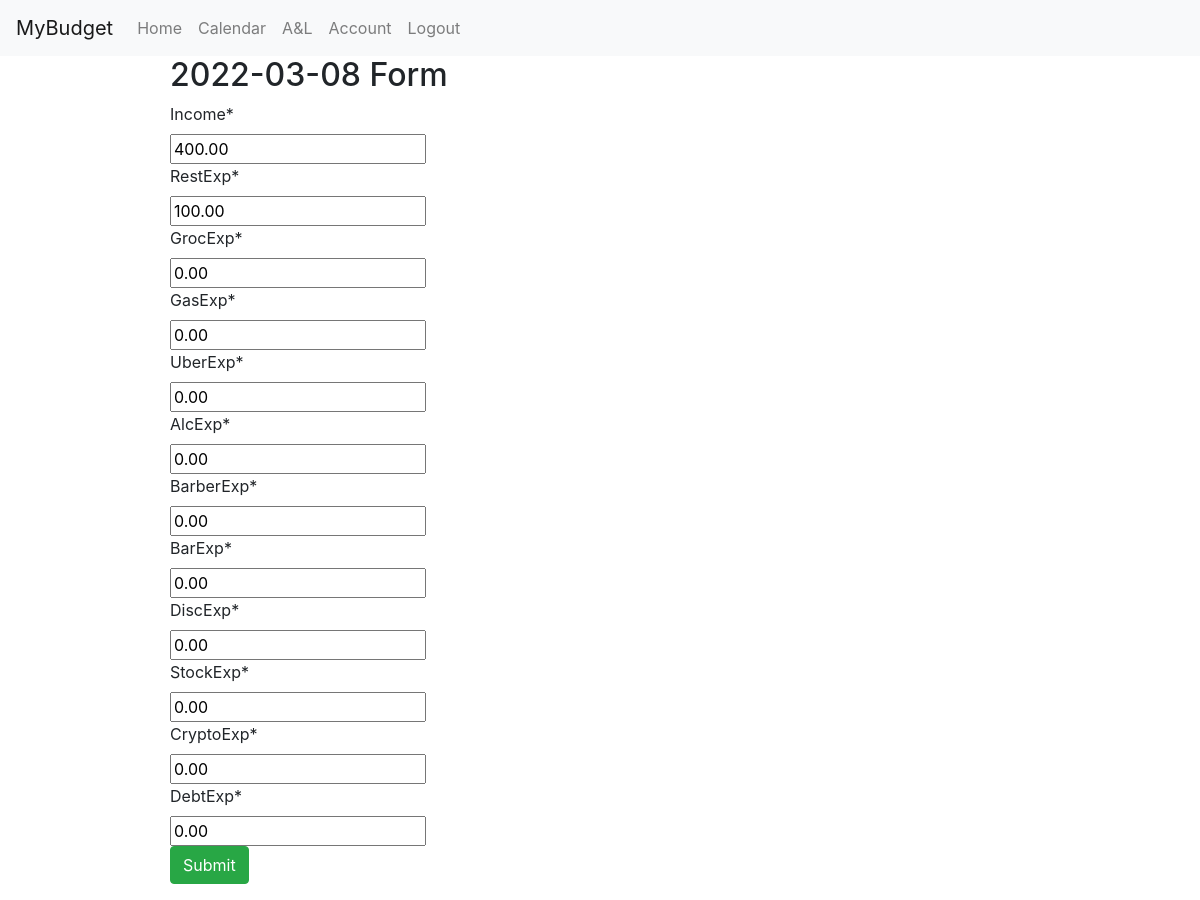
Page /day_form/2022-03-08/ (signed in) on the committed database.
### main/models.py (models this page shows, shortened)
class daily(models.Model):
    dayId = models.AutoField(primary_key=True)
    date = models.DateField(auto_now_add=False)
    income = models.DecimalField(max_digits=8, decimal_places=2)
    restExp = models.DecimalField(max_digits=8, decimal_places=2)
    grocExp = models.DecimalField(max_digits=8, decimal_places=2)
    gasExp = models.DecimalField(max_digits=8, decimal_places=2)
    uberExp = models.DecimalField(max_digits=8, decimal_places=2)
    alcExp = models.DecimalField(max_digits=8, decimal_places=2)
    barberExp = models.DecimalField(max_digits=8, decimal_places=2)
    barExp = models.DecimalField(max_digits=8, decimal_places=2)
    discExp = models.DecimalField(max_digits=8, decimal_places=2)
    stockExp = models.DecimalField(max_digits=8, decimal_places=2)
    cryptoExp = models.DecimalField(max_digits=8, decimal_places=2)
    debtExp = models.DecimalField(max_digits=8, decimal_places=2)
    userId = models.ForeignKey(User, on_delete=models.CASCADE, null=False)

### main/views.py (the view)
# urls.py: path('day_form/', views.dayForm, name='dayForm'),
@login_required(login_url='/login/')
def dayForm(request, formDate):
    templateDate = formDate
    formDate = str(formDate)
    form_date = datetime.fromisoformat(formDate).date()
    if form_date > date.today():
        return redirect('calendar')
    user = request.user
    context = {"user": user, "date": templateDate}
    if request.method == "POST":
        form = dailyForm(request.POST)
        if form.is_valid():
            formInstance = form.save(commit=False)
            if daily.objects.filter(date=formDate):
                dailyObject = daily.objects.filter(date=formDate).get(userId=user)
                profile = Profile.objects.get(userId=user)
                profile.cash -= dailyObject.income
                profile.cash += dailyObject.totalExpenses()
                profile.cash += formInstance.income
                profile.cash -= formInstance.totalExpenses()
                profile.save()
                dailyObject.delete()
                formInstance.userId = request.user
                formInstance.date = form_date
                formInstance.save()
            else: # if new profile instance
                formInstance.userId = request.user
                formInstance.date = form_date
                profile = Profile.objects.get(userId=user)
                profile.cash += formInstance.income
                profile.cash -= formInstance.totalExpenses()
                profile.save()
                formInstance.save()
        return redirect('calendar')
    else:
        try:
            day = daily.objects.filter(date=form_date).get(userId=request.user)
            form = dailyForm(instance=day)
            context['form'] = form
        except:
            form = dailyForm()
            context['form'] = form
    return render(request, 'main/dailyForm.html', context)

### main/forms.py
class dailyForm(ModelForm):
    class Meta:
        model = daily
        fields = ['income', 'restExp', 'grocExp', 'gasExp', 'uberExp', 'alcExp', 'barberExp', 'barExp', 'discExp', 'stockExp', 'cryptoExp', 'debtExp']

### main/templates/main/dailyForm.html (shortened to what this page needs)
{% extends "base.html" %}
{% load crispy_forms_tags %}
{% block content %}
    <h2>{{date}} Form</h2>
    <form method="POST" action="{% url 'dayForm' date %}" class="form-group">
        {{ form|crispy }}
        <button type="submit" class="btn btn-success">Submit</button>
    </form>
{% endblock %}

### rows in the picture
daily: income "400.00", restExp "100.00", grocExp "0.00", gasExp "0.00", uberExp "0.00", alcExp "0.00", barberExp "0.00", barExp "0.00", discExp "0.00", stockExp "0.00", cryptoExp "0.00", debtExp "0.00"

### other values in the picture
{{ date }} "2022-03-08"
